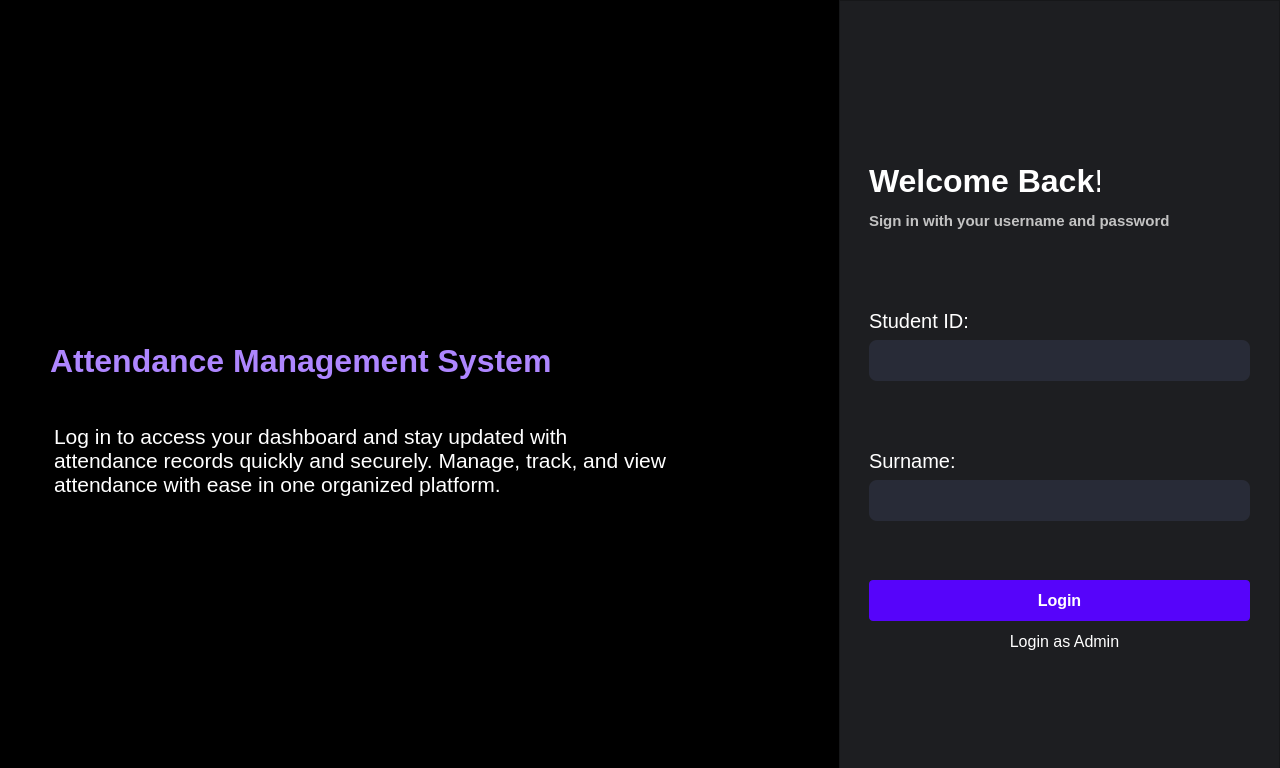
<?xml version="1.0" encoding="UTF-8"?>
<ui version="4.0">
 <class>MainWindow</class>
 <widget class="QMainWindow" name="MainWindow">
  <property name="geometry">
   <rect>
    <x>0</x>
    <y>0</y>
    <width>1280</width>
    <height>768</height>
   </rect>
  </property>
  <property name="minimumSize">
   <size>
    <width>1280</width>
    <height>768</height>
   </size>
  </property>
  <property name="maximumSize">
   <size>
    <width>1280</width>
    <height>768</height>
   </size>
  </property>
  <property name="windowTitle">
   <string>MainWindow</string>
  </property>
  <property name="styleSheet">
   <string notr="true">background-color: black;
</string>
  </property>
  <widget class="QWidget" name="centralwidget">
   <widget class="QFrame" name="sidePanel">
    <property name="geometry">
     <rect>
      <x>839</x>
      <y>0</y>
      <width>441</width>
      <height>771</height>
     </rect>
    </property>
    <property name="cursor">
     <cursorShape>ArrowCursor</cursorShape>
    </property>
    <property name="styleSheet">
     <string notr="true">background-color: #1D1E21;</string>
    </property>
    <property name="frameShape">
     <enum>QFrame::StyledPanel</enum>
    </property>
    <property name="frameShadow">
     <enum>QFrame::Raised</enum>
    </property>
    <widget class="QLabel" name="label_3">
     <property name="geometry">
      <rect>
       <x>30</x>
       <y>160</y>
       <width>231</width>
       <height>41</height>
      </rect>
     </property>
     <property name="font">
      <font>
       <family>Segoe UI</family>
       <pointsize>24</pointsize>
       <weight>75</weight>
       <bold>true</bold>
      </font>
     </property>
     <property name="cursor">
      <cursorShape>ArrowCursor</cursorShape>
     </property>
     <property name="styleSheet">
      <string notr="true">color: white;</string>
     </property>
     <property name="text">
      <string>Welcome Back!</string>
     </property>
    </widget>
    <widget class="QLabel" name="label_4">
     <property name="geometry">
      <rect>
       <x>30</x>
       <y>200</y>
       <width>301</width>
       <height>41</height>
      </rect>
     </property>
     <property name="font">
      <font>
       <family>Segoe UI</family>
       <pointsize>11</pointsize>
       <weight>75</weight>
       <bold>true</bold>
      </font>
     </property>
     <property name="cursor">
      <cursorShape>ArrowCursor</cursorShape>
     </property>
     <property name="styleSheet">
      <string notr="true">color: #C3C3C3;</string>
     </property>
     <property name="text">
      <string>Sign in with your username and password!</string>
     </property>
    </widget>
    <widget class="QLabel" name="label_5">
     <property name="geometry">
      <rect>
       <x>30</x>
       <y>300</y>
       <width>101</width>
       <height>41</height>
      </rect>
     </property>
     <property name="font">
      <font>
       <family>Segoe UI</family>
       <pointsize>15</pointsize>
       <weight>50</weight>
       <bold>false</bold>
      </font>
     </property>
     <property name="styleSheet">
      <string notr="true">color: white;</string>
     </property>
     <property name="text">
      <string>Student ID:</string>
     </property>
    </widget>
    <widget class="QLineEdit" name="lineEdit">
     <property name="geometry">
      <rect>
       <x>30</x>
       <y>340</y>
       <width>381</width>
       <height>41</height>
      </rect>
     </property>
     <property name="font">
      <font>
       <family>Segoe UI</family>
       <pointsize>12</pointsize>
      </font>
     </property>
     <property name="styleSheet">
      <string notr="true">background-color: #282B37;
border: none;
border-radius: 8px;
padding: 6px;
color: white;</string>
     </property>
    </widget>
    <widget class="QLabel" name="label_6">
     <property name="geometry">
      <rect>
       <x>30</x>
       <y>440</y>
       <width>101</width>
       <height>41</height>
      </rect>
     </property>
     <property name="font">
      <font>
       <family>Segoe UI</family>
       <pointsize>15</pointsize>
       <weight>50</weight>
       <bold>false</bold>
      </font>
     </property>
     <property name="styleSheet">
      <string notr="true">color: white;</string>
     </property>
     <property name="text">
      <string>Surname:</string>
     </property>
    </widget>
    <widget class="QLineEdit" name="lineEdit_2">
     <property name="geometry">
      <rect>
       <x>30</x>
       <y>480</y>
       <width>381</width>
       <height>41</height>
      </rect>
     </property>
     <property name="font">
      <font>
       <family>Segoe UI</family>
       <pointsize>12</pointsize>
      </font>
     </property>
     <property name="styleSheet">
      <string notr="true">background-color: #282B37;
border: none;
border-radius: 8px;
padding: 6px;
color: white;</string>
     </property>
     <property name="echoMode">
      <enum>QLineEdit::Password</enum>
     </property>
    </widget>
    <widget class="QPushButton" name="loginBtn">
     <property name="geometry">
      <rect>
       <x>30</x>
       <y>580</y>
       <width>381</width>
       <height>41</height>
      </rect>
     </property>
     <property name="font">
      <font>
       <family>Segoe UI</family>
       <pointsize>12</pointsize>
       <weight>75</weight>
       <bold>true</bold>
      </font>
     </property>
     <property name="cursor">
      <cursorShape>PointingHandCursor</cursorShape>
     </property>
     <property name="styleSheet">
      <string notr="true">QPushButton#loginBtn {
	background-color: #5604FA;
	color: white;
	border-radius: 4px;
}



QPushButton#loginBtn:hover {
 	background-color: #2B0081;
}</string>
     </property>
     <property name="text">
      <string>Login</string>
     </property>
    </widget>
    <widget class="QPushButton" name="adminBtn">
     <property name="geometry">
      <rect>
       <x>160</x>
       <y>630</y>
       <width>131</width>
       <height>23</height>
      </rect>
     </property>
     <property name="font">
      <font>
       <family>Segoe UI</family>
       <pointsize>12</pointsize>
      </font>
     </property>
     <property name="cursor">
      <cursorShape>PointingHandCursor</cursorShape>
     </property>
     <property name="styleSheet">
      <string notr="true">QPushButton#adminBtn {
color: white;
border: none;
background-color: none;
}

QPushButton#adminBtn:hover {
color: #6B21FF;
}


</string>
     </property>
     <property name="text">
      <string>Login as Admin</string>
     </property>
    </widget>
   </widget>
   <widget class="QLabel" name="label">
    <property name="geometry">
     <rect>
      <x>50</x>
      <y>340</y>
      <width>501</width>
      <height>41</height>
     </rect>
    </property>
    <property name="font">
     <font>
      <family>Segoe UI</family>
      <pointsize>24</pointsize>
      <weight>75</weight>
      <bold>true</bold>
     </font>
    </property>
    <property name="styleSheet">
     <string notr="true">QLabel {
    color: #AE86FF;
}</string>
    </property>
    <property name="text">
     <string>Attendance Management System</string>
    </property>
   </widget>
   <widget class="QTextBrowser" name="textBrowser">
    <property name="geometry">
     <rect>
      <x>50</x>
      <y>420</y>
      <width>631</width>
      <height>101</height>
     </rect>
    </property>
    <property name="font">
     <font>
      <family>Segoe UI</family>
      <pointsize>11</pointsize>
     </font>
    </property>
    <property name="styleSheet">
     <string notr="true">color: white;
border: none;
font-family: &quot;Segoe UI&quot;;</string>
    </property>
    <property name="html">
     <string>&lt;!DOCTYPE HTML PUBLIC &quot;-//W3C//DTD HTML 4.0//EN&quot; &quot;http://www.w3.org/TR/REC-html40/strict.dtd&quot;&gt;
&lt;html&gt;&lt;head&gt;&lt;meta name=&quot;qrichtext&quot; content=&quot;1&quot; /&gt;&lt;style type=&quot;text/css&quot;&gt;
p, li { white-space: pre-wrap; }
&lt;/style&gt;&lt;/head&gt;&lt;body style=&quot; font-family:'Segoe UI'; font-size:11pt; font-weight:400; font-style:normal;&quot;&gt;
&lt;p style=&quot; margin-top:0px; margin-bottom:0px; margin-left:0px; margin-right:0px; -qt-block-indent:0; text-indent:0px;&quot;&gt;&lt;span style=&quot; font-size:16pt;&quot;&gt;Log in to access your dashboard and stay updated with attendance records quickly and securely. Manage, track, and view attendance with ease in one organized platform.&lt;/span&gt;&lt;/p&gt;&lt;/body&gt;&lt;/html&gt;</string>
    </property>
   </widget>
   <widget class="QLabel" name="label_2">
    <property name="geometry">
     <rect>
      <x>10</x>
      <y>220</y>
      <width>161</width>
      <height>111</height>
     </rect>
    </property>
    <property name="text">
     <string/>
    </property>
    <property name="pixmap">
     <pixmap>../assets/200x200.png</pixmap>
    </property>
   </widget>
  </widget>
 </widget>
 <resources/>
 <connections/>
</ui>
